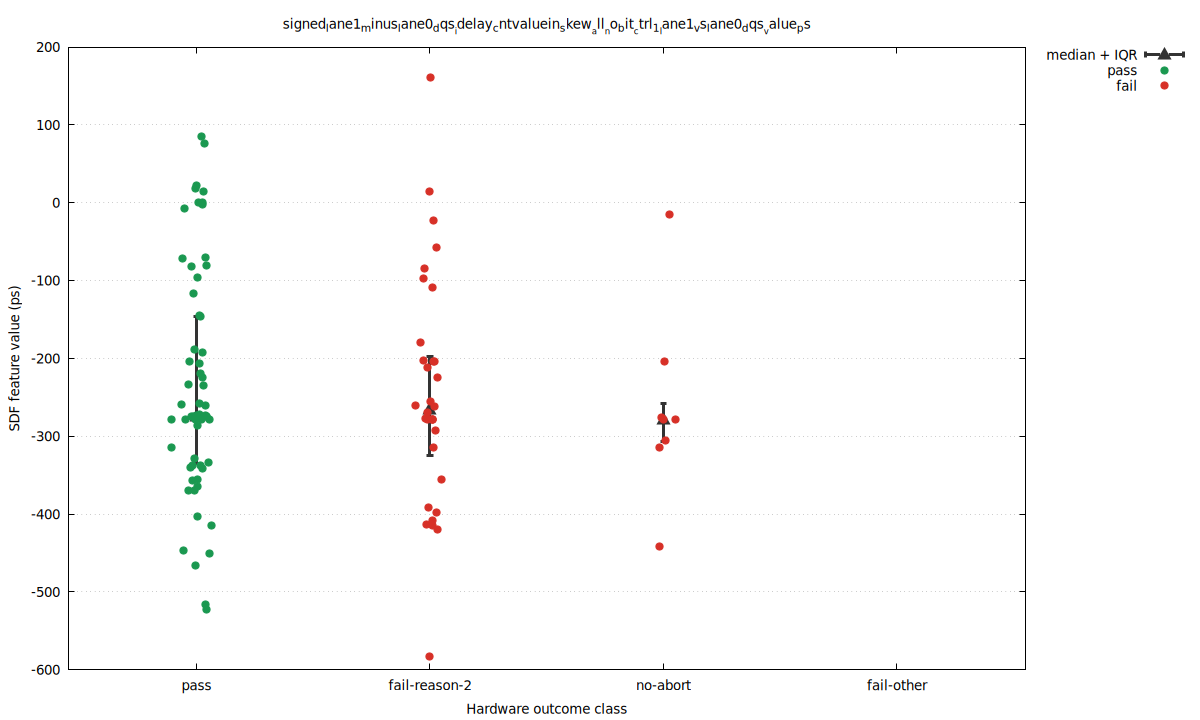

This figure's gnuplot source:
set terminal pngcairo size 1200,720 enhanced font 'DejaVu Sans,10'
set output 'signed_baseline_seed_31_60_skew_signed_lane1_minus_lane0_dqs_idelay_cntvaluein_skew_all_no_bit_ctrl_1_lane1_vs.png'
set datafile separator comma
set key outside right top
set grid ytics
set xrange [0.45:4.55]
set xtics ('pass' 1, 'fail-reason-2' 2, 'no-abort' 3, 'fail-other' 4)
set xlabel 'Hardware outcome class'
set ylabel 'SDF feature value (ps)'
set title 'signed_lane1_minus_lane0_dqs__idelay_cntvaluein_skew__all__no_bit__ctrl_1__lane1_vs_lane0_dqs__value_ps'
plot \
  'signed_baseline_seed_31_60_skew_signed_lane1_minus_lane0_dqs_idelay_cntvaluein_skew_all_no_bit_ctrl_1_lane1_vs.summary.dat' using 1:4:3:5 with yerrorbars pt 9 ps 1.5 lw 3 lc rgb '#333333' title 'median + IQR', \
  'signed_baseline_seed_31_60_skew_signed_lane1_minus_lane0_dqs_idelay_cntvaluein_skew_all_no_bit_ctrl_1_lane1_vs.dat' using 1:4 with points pt 7 ps 1.2 lc rgb '#1a9850' title 'pass', \
  'signed_baseline_seed_31_60_skew_signed_lane1_minus_lane0_dqs_idelay_cntvaluein_skew_all_no_bit_ctrl_1_lane1_vs.dat' using 1:5 with points pt 7 ps 1.2 lc rgb '#d73027' title 'fail'
